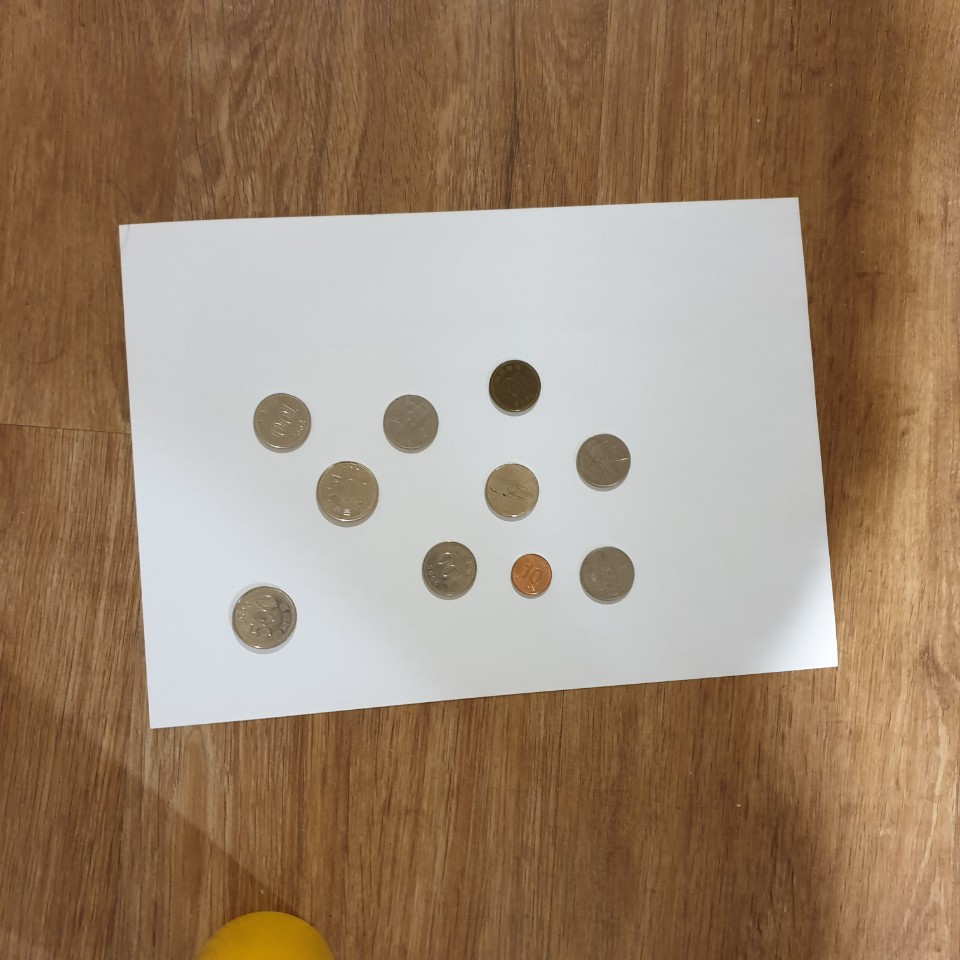
#> input picture money.jpg, 960 x 960 px
$ jupyter execute --allow-errors coin_ver2.ipynb   (older library calls are emulated)
#> lines starting #> are read from the running program, lines starting #| are printed output that depends on the picture; after the words box and inside, x2 and y2 are one past the last pixel; in counts of white or black regions, pixels touching at a corner belong together; long printed decimals are rounded
[cell 1]
import numpy as np
import cv2
from matplotlib import pyplot as plt

[cell 2]
#image 흑백처리, 이진화 (그냥 Threshold)

img = cv2.imread('money.jpg')
#> img is the input picture: shape (960, 960, 3); mean B, G, R 110.7, 133.5, 156.5
img_ori = img.copy()
img_gray = cv2.cvtColor(img,cv2.COLOR_BGR2GRAY)
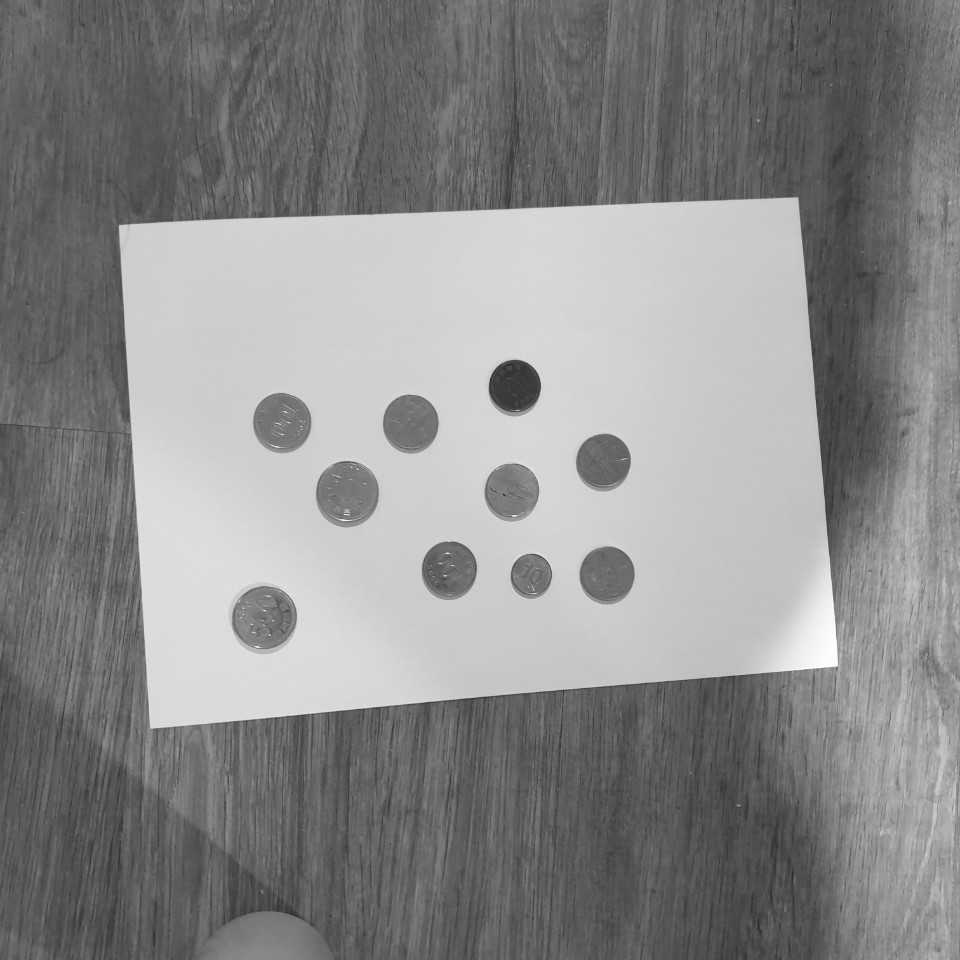
#> img_gray: shape (960, 960); min 41, max 255, mean 137.8


#배경과 종이의 색감 차이에 따라 threshold값 다르게 줄 것 (평균 170)
ret_threshold, binary_img = cv2.threshold(img_gray, 170, 255, cv2.THRESH_BINARY_INV)
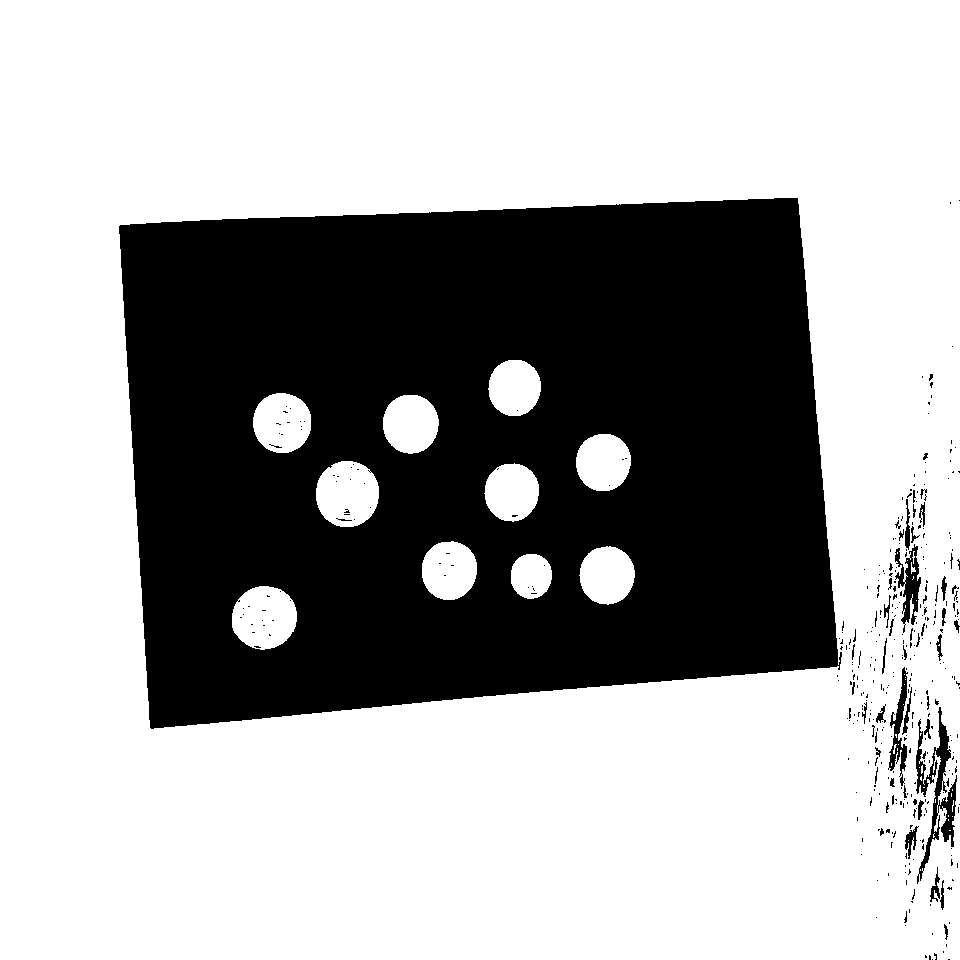
#> binary_img: shape (960, 960); 65.8% white; 395 black regions (349 under 20 px), largest, box (x1, y1, x2, y2) and area: (119, 198, 842, 729) 307991, (916, 707, 957, 884) 2079, (895, 544, 921, 633) 996
#A4를 쓸 경우 활성화
binary_img=cv2.bitwise_not(binary_img)
#> binary_img: shape (960, 960); 34.2% white; 395 white regions (349 under 20 px)


plt.imshow(binary_img, cmap='gray')

#블러처리 후 threshold(adapted threshold)

img_blurred = cv2.GaussianBlur(img_gray, ksize=(5, 5), sigmaX=0)

img_thresh = cv2.adaptiveThreshold(
    img_blurred,
    maxValue=255.0,
    adaptiveMethod=cv2.ADAPTIVE_THRESH_GAUSSIAN_C,
    thresholdType=cv2.THRESH_BINARY_INV,
    blockSize=19,
    C=9
)

plt.figure(figsize=(12, 10))
plt.imshow(img_thresh, cmap='gray')

[cell 3]
#contour을 찾고 A4용지의 외곽선 그리기
img, contour, hierarchy = cv2.findContours(binary_img,
                                            cv2.RETR_EXTERNAL,
                                            cv2.CHAIN_APPROX_SIMPLE)
#> contour = 340 contours, 320 with area under 20; largest, box (x1, y1, x2, y2) and area: (119, 198, 842, 729) 332731, (916, 707, 957, 884) 1686, (895, 544, 921, 633) 862, (888, 667, 908, 786) 668, (905, 826, 919, 859) 136

img = img_ori.copy()

# Draw Contour with Blue
cv2.drawContours(img, contour, -1, (255,0,0), 3)
plt.figure()
plt.imshow(cv2.cvtColor(img,cv2.COLOR_BGR2RGB))

[cell 4]
#그려진 외곽선을 바탕으로 꼭짓점 찾기 (perspective point)

cnt=contour[-1]
#> cnt = contour of 355 points, box (x1, y1, x2, y2) (119, 198, 842, 729), area 332731

#좌표점의 순서는 빨->검->파->녹
leftmost = tuple(cnt[cnt[:,:,0].argmin()][0])
#> leftmost = (119, 226)
rightmost = tuple(cnt[cnt[:,:,0].argmax()][0])
#> rightmost = (841, 656)
topmost = tuple(cnt[cnt[:,:,1].argmin()][0])
#> topmost = (774, 198)
bottommost = tuple(cnt[cnt[:,:,1].argmax()][0])
#> bottommost = (151, 728)

# 좌표 표시하기
cv2.circle(img,leftmost,20,(255,0,0),-1) #빨강
cv2.circle(img,rightmost,20,(0,255,0),-1) #녹색
cv2.circle(img,topmost,20,(0,0,255),-1) #파랑
cv2.circle(img,bottommost,20,(0,0,0),-1) #검정

img = cv2.drawContours(img, cnt, -1, (255,255,255), 5)
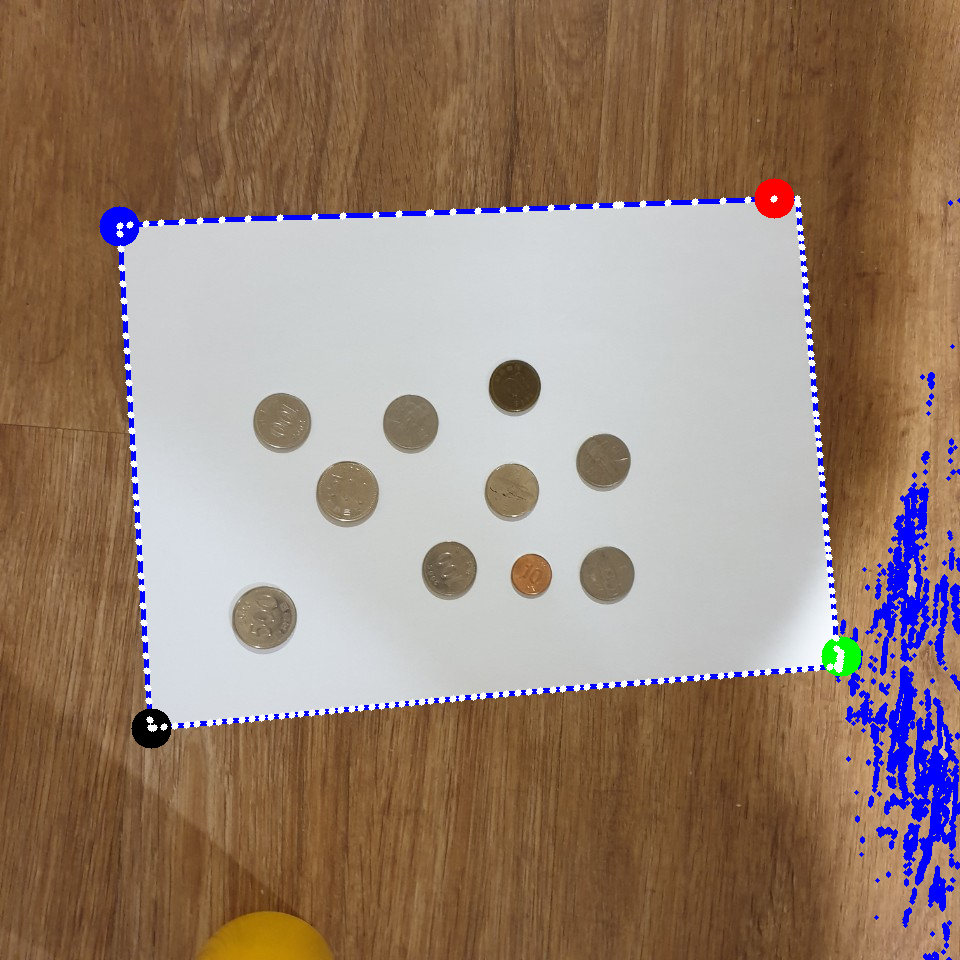
#> img: shape (960, 960, 3); mean B, G, R 114.5, 129.6, 151.6

plt.imshow(img)

[cell 5]
#prospective Transform
#pts1 = np.float32([topmost,leftmost,rightmost,bottommost])
pts1 = np.float32([leftmost,bottommost,topmost,rightmost])
#> pts1 = [[119, 226], [151, 728], [774, 198], [841, 656]]

# 좌표의 이동점
pts2 = np.float32([[0,0],[0,437],[640,0],[640,437]])

M = cv2.getPerspectiveTransform(pts1, pts2)
#> M = [[0.911, -0.0581, -95.32], [0.0401, 0.938, -216.7], [-0.000118, 0.000135, 1]]

dst = cv2.warpPerspective(img, M, (640,437))
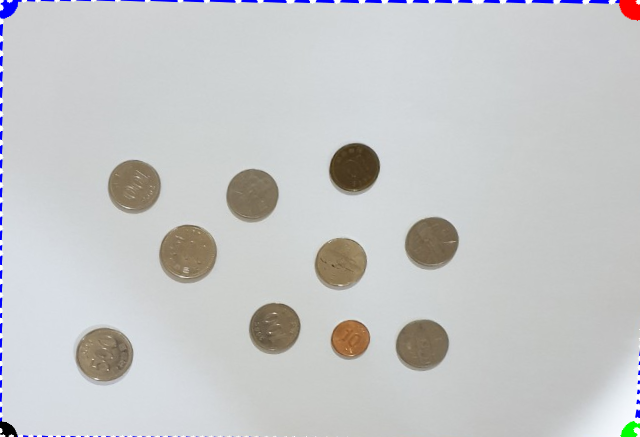
#> dst: shape (437, 640, 3); mean B, G, R 199.6, 199.1, 197.9


plt.subplot(121),plt.imshow(img),plt.title('image')
plt.subplot(122),plt.imshow(dst),plt.title('Perspective')
plt.show()
#> figure, not shown here; B, G, R data is drawn as R, G, B

cv2.imshow('img',dst)
cv2.waitKey(0)
cv2.destroyAllWindows()

[cell 6]
#0
image = dst
cv2.imshow("result",image)
cv2.waitKey(0)
cv2.destroyAllWindows()

gray = cv2.cvtColor(image,cv2.COLOR_BGR2GRAY)
cv2.imshow("result",gray)
cv2.waitKey(0)
cv2.destroyAllWindows()

edge = cv2.Canny(gray,50,150)
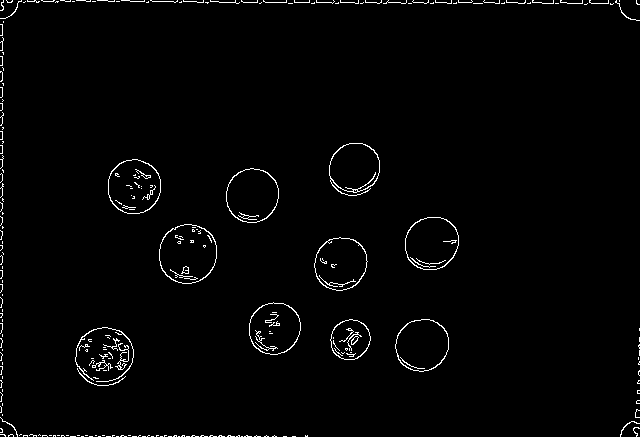
#> edge: shape (437, 640); 1.7% white in thin lines or dots
cv2.imshow("result",edge)
cv2.waitKey(0)
cv2.destroyAllWindows()

#1
edge = cv2.bitwise_not(edge)
#> edge: shape (437, 640); 98.3% white; black in thin lines or dots
cv2.imshow("result",edge)
cv2.waitKey(0)
cv2.destroyAllWindows()

contours = cv2.findContours(edge.copy(),cv2.RETR_EXTERNAL,cv2.CHAIN_APPROX_SIMPLE)
#> contours = 19 contours, 18 with area under 20; largest, box (x1, y1, x2, y2) and area: (0, 0, 640, 437) 276754
#> (the rest of this cell did not finish here and is left out)

[cell 7]
import cv2
import numpy as np

img = dst
img = cv2.medianBlur(img,7)
#> img: shape (437, 640, 3)
cimg = cv2.cvtColor(img,cv2.COLOR_BGR2GRAY)

circles = cv2.HoughCircles(cimg, cv2.HOUGH_GRADIENT, 1, 20,param1=100,param2=50,minRadius=0, maxRadius=0)
#> circles = [[187.5, 253.5, 28.9], [251.5, 195.5, 26.4], [339.5, 263.5, 25.7], [104.5, 356.5, 28.6], [134.5, 186.5, 26.4], [354.5, 167.5, 24.6], [274.5, 328.5, 25.4], [430.5, 243.5, 25.4], [420.5, 343.5, 26.8]]

circles = np.uint16(np.around(circles))
#> circles = [[188, 254, 29], [252, 196, 26], [340, 264, 26], [104, 356, 29], [134, 186, 26], [354, 168, 25], [274, 328, 25], [430, 244, 25], [420, 344, 27]]

for i in circles[0,:]:
    cv2.circle(cimg,(i[0],i[1]),i[2],(0,255,0),2)
    cv2.circle(cimg,(i[0],i[1]),2,(0,0,255),3)
#> this loop made 9 passes
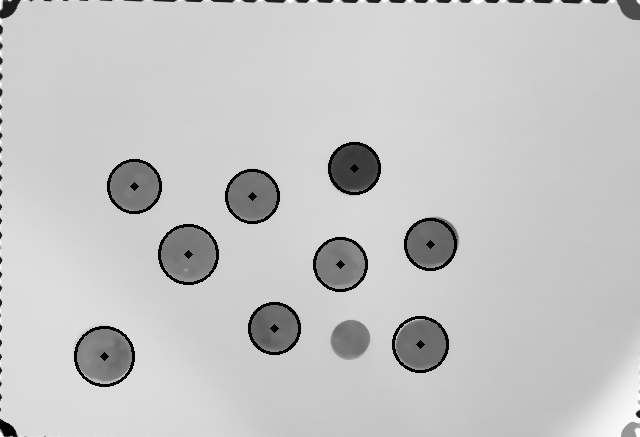
#> cimg: shape (437, 640); min 0, max 255, mean 196.4

cv2.imshow('img', cimg)
cv2.waitKey(0)
cv2.destroyAllWindows()

[cell 8]
# [7 lines of commented-out code are left out]

for i in circles[0,:]:
    cv2.circle(cimg,(i[0],i[1]),i[2],(0,255,0),1)  #그냥 테두리
    cv2.circle(cimg,(i[0],i[1]),35,(0,0,255),1)  #100원
    cv2.circle(cimg,(i[0],i[1]),40,(255,0,0),1) #500원
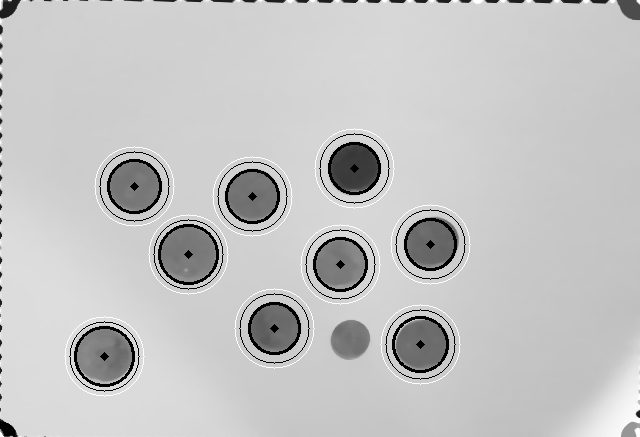
#> cimg: shape (437, 640); 1.35% of pixels changed, all inside (x1, y1, x2, y2) = (64, 128, 471, 397)


# (250,250)이 중심인 반지름 10인 파란색으로 채워진 원을 그립니다.
#cv2.circle(cimg, (i[0], i[1]), i[2], (255, 0, 0), 1)

# (250,250)이 중심인 반지름이 100인 선굵기가 1인 빨간색 원을 그립니다.
#cv2.circle(cimg, (i[0], i[1]), 2, (0, 0, 255), 3)


cv2.imshow("result", cimg)
cv2.waitKey(0)
cv2.destroyAllWindows()

[cell 9]
import cv2
import numpy as np

img = dst
img = cv2.medianBlur(img, 5)
img = cv2.cvtColor(img, cv2.COLOR_BGR2GRAY)
#> img: shape (437, 640)

circles = cv2.HoughCircles(img, cv2.HOUGH_GRADIENT, 1, 15, param1 = 200, param2 = 30)[0]
#> circles = [[134.5, 186.5, 26.6], [339.5, 263.5, 25.7], [432.5, 243.5, 27.1], [355.5, 166.5, 24.1], [187.5, 254.5, 28.5], [251.5, 196.5, 25.2], [421.5, 345.5, 25.7], [349.5, 339.5, 19.6], [103.5, 352.5, 28.6], [274.5, 327.5, 26]]

dbg_img = np.zeros((img.shape[0], img.shape[1], 3), np.uint8)
count500 = 0
count100 = 0
for c in circles:
    print('Detected circle: center = ({} {}), radius = {}'.format(c[0],c[1],c[2]))
    if(c[2] > 36) :
        cv2.circle(dbg_img, (c[0], c[1]), c[2], (255,0,0), 2)
        count500 +=1

    elif(c[2] < 36) :
        cv2.circle(dbg_img, (c[0], c[1]), c[2], (0,0,255), 2)
        count100 +=1
#> this loop made 10 passes
#| Detected circle: center = (134.5 186.5), radius = 26.600
#| Detected circle: center = (339.5 263.5), radius = 25.700
#| Detected circle: center = (432.5 243.5), radius = 27.100
#| Detected circle: center = (355.5 166.5), radius = 24.100
#| Detected circle: center = (187.5 254.5), radius = 28.5
#| Detected circle: center = (251.5 196.5), radius = 25.200
#| Detected circle: center = (421.5 345.5), radius = 25.700
#| Detected circle: center = (349.5 339.5), radius = 19.600
#> (further printed lines are left out)
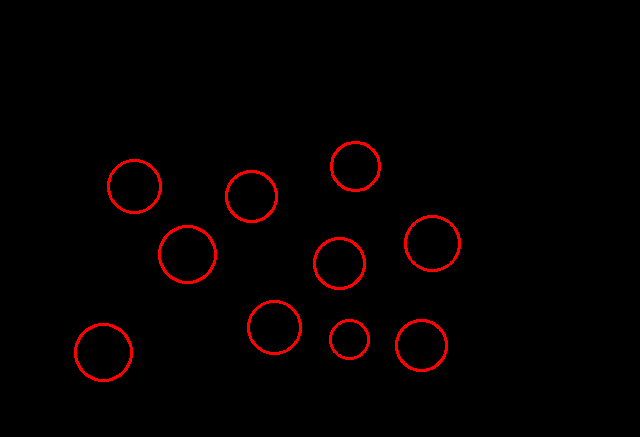
#> dbg_img: shape (437, 640, 3); mean of channels 0, 1, 2 0, 0, 4.4; drawn as B, G, R
#> after the loop, count100 = 10; count500 = 0

#for i in circles[0,:]:
 #   cv2.circle(cimg,(i[0],i[1]),i[2],(0,255,0),1)  #그냥 테두리
  #  cv2.circle(cimg,(i[0],i[1]),[33:36],(0,0,255),1)  #100원
   # cv2.circle(cimg,(i[0],i[1]),[37:42],(255,0,0),1) #500원

cv2.imshow('img', img)
cv2.imshow('dbg_img', dbg_img)
cv2.waitKey()
cv2.destroyAllWindows()

[cell 10]
print(count500*500 + count100*100, "원")
#| 1000 원
